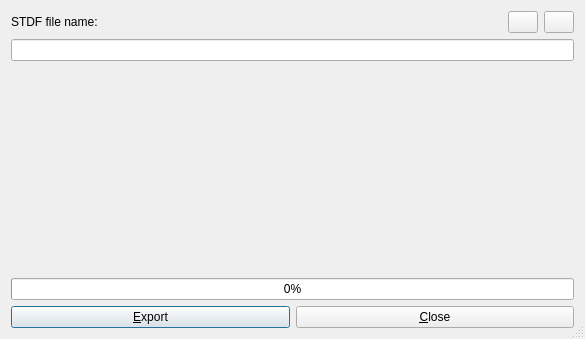
<ui version="4.0" >
 <class>ExportXmlDialog_base</class>
 <widget class="QDialog" name="ExportXmlDialog_base" >
  <property name="geometry" >
   <rect>
    <x>0</x>
    <y>0</y>
    <width>585</width>
    <height>339</height>
   </rect>
  </property>
  <property name="windowTitle" >
   <string>Export STDF to XML</string>
  </property>
  <property name="windowIcon">
   <iconset resource="gex.qrc">
    <normaloff>:/gex/icons/gex_application_48x48.png</normaloff>:/gex/icons/gex_application_48x48.png</iconset>
  </property>
  <property name="sizeGripEnabled" >
   <bool>true</bool>
  </property>
  <layout class="QGridLayout" >
   <item row="0" column="0" >
    <widget class="QLabel" name="labelFileName" >
     <property name="text" >
      <string>STDF file name:</string>
     </property>
     <property name="wordWrap" >
      <bool>false</bool>
     </property>
    </widget>
   </item>
   <item row="1" column="0" colspan="4" >
    <widget class="QLineEdit" name="editFileName" >
     <property name="readOnly" >
      <bool>true</bool>
     </property>
    </widget>
   </item>
   <item row="2" column="1" >
    <spacer name="spacer1" >
     <property name="orientation" >
      <enum>Qt::Vertical</enum>
     </property>
     <property name="sizeType" >
      <enum>QSizePolicy::Expanding</enum>
     </property>
     <property name="sizeHint" stdset="0" >
      <size>
       <width>20</width>
       <height>121</height>
      </size>
     </property>
    </spacer>
   </item>
   <item row="3" column="0" colspan="4" >
    <layout class="QVBoxLayout" name="hBoxLayoutDialog" >
     <item>
      <widget class="QProgressBar" name="progressBar" >
       <property name="value" >
        <number>0</number>
       </property>
       <property name="alignment" >
        <set>Qt::AlignCenter</set>
       </property>
      </widget>
     </item>
     <item>
      <layout class="QHBoxLayout" name="hBoxLayoutButton" >
       <property name="spacing" >
        <number>6</number>
       </property>
       <property name="margin" >
        <number>0</number>
       </property>
       <item>
        <widget class="QPushButton" name="buttonExport" >
         <property name="text" >
          <string>&amp;Export</string>
         </property>
         <property name="shortcut" >
          <string>Alt+E</string>
         </property>
         <property name="autoDefault" >
          <bool>true</bool>
         </property>
         <property name="default" >
          <bool>true</bool>
         </property>
        </widget>
       </item>
       <item>
        <widget class="QPushButton" name="buttonClose" >
         <property name="text" >
          <string>&amp;Close</string>
         </property>
         <property name="shortcut" >
          <string>Alt+C</string>
         </property>
         <property name="autoDefault" >
          <bool>true</bool>
         </property>
        </widget>
       </item>
      </layout>
     </item>
    </layout>
   </item>
   <item row="0" column="3" >
    <widget class="QPushButton" name="buttonProperties" >
     <property name="sizePolicy" >
      <sizepolicy vsizetype="Fixed" hsizetype="Fixed" >
       <horstretch>0</horstretch>
       <verstretch>0</verstretch>
      </sizepolicy>
     </property>
     <property name="maximumSize" >
      <size>
       <width>30</width>
       <height>30</height>
      </size>
     </property>
     <property name="toolTip" >
      <string>STDF properties</string>
     </property>
     <property name="autoFillBackground" >
      <bool>true</bool>
     </property>
     <property name="text" >
      <string/>
     </property>
     <property name="icon" >
      <iconset resource="C:/Work/Dev_QT4/Galaxy_Products/gex_product/gex/sources/gex.qrc" >
       <normaloff>:/gex/icons/properties.png</normaloff>:/gex/icons/properties.png</iconset>
     </property>
     <property name="iconSize" >
      <size>
       <width>32</width>
       <height>32</height>
      </size>
     </property>
    </widget>
   </item>
   <item row="0" column="2" >
    <widget class="QPushButton" name="buttonSelect" >
     <property name="sizePolicy" >
      <sizepolicy vsizetype="Fixed" hsizetype="Fixed" >
       <horstretch>0</horstretch>
       <verstretch>0</verstretch>
      </sizepolicy>
     </property>
     <property name="maximumSize" >
      <size>
       <width>30</width>
       <height>30</height>
      </size>
     </property>
     <property name="toolTip" >
      <string>Select the STDF file to convert</string>
     </property>
     <property name="text" >
      <string/>
     </property>
     <property name="icon" >
      <iconset resource="C:/Work/Dev_QT4/Galaxy_Products/gex_product/gex/sources/gex.qrc" >
       <normaloff>:/gex/icons/file_open.png</normaloff>:/gex/icons/file_open.png</iconset>
     </property>
     <property name="iconSize" >
      <size>
       <width>32</width>
       <height>32</height>
      </size>
     </property>
    </widget>
   </item>
  </layout>
 </widget>
 <layoutdefault spacing="6" margin="11" />
 <resources>
  <include location="gex.qrc"/>
 </resources>
 <connections/>
</ui>
